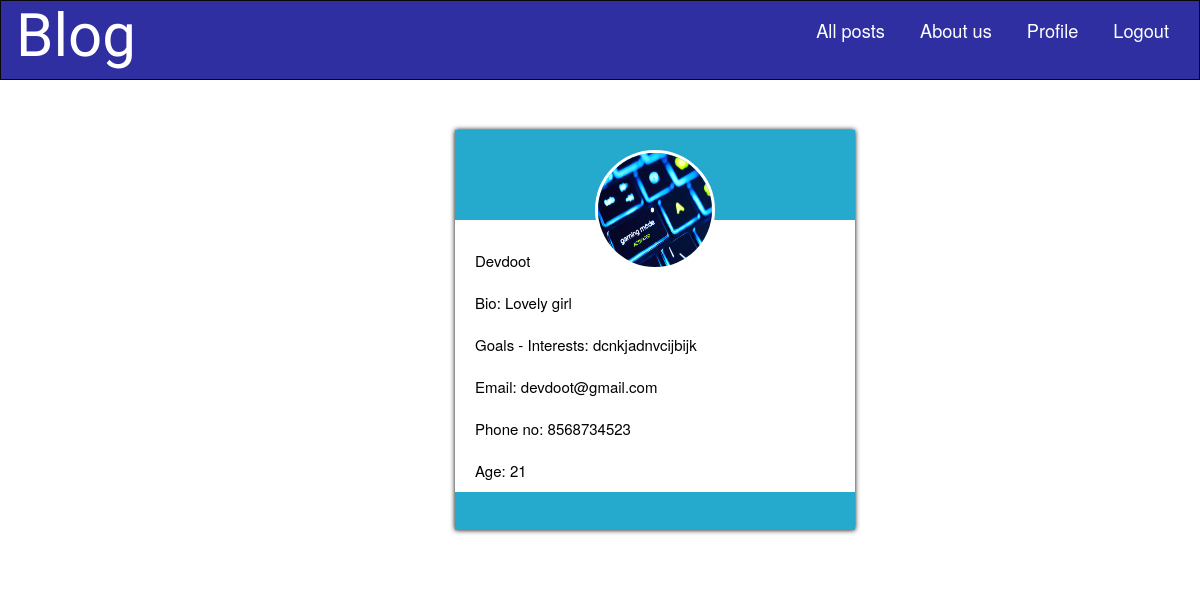
Screenshot of /profile/ (signed in) with the database file from the repository.
### user_profile/models.py (models this page shows, shortened)
class Profile(models.Model):
    user_name=models.ForeignKey(User,  on_delete=models.CASCADE)
    bio=models.TextField()
    interests=models.TextField()
    phone=models.CharField('Contact Phone', max_length=20)
    age=models.IntegerField()
    image = models.FileField(upload_to='myfiles/', null=True, blank=True)
    user_created_on=models.DateTimeField(auto_now_add=True)

### user_profile/views.py (the view)
# urls.py: path('', views.view_profile, name='view_profile'),
def view_profile(request):
    profile = Profile.objects.get(user_name=request.user)
    return render(request, 'user_profile/view_profile.html', {'profile':profile})

### user_profile/templates/user_profile/view_profile.html (shortened to what this page needs)
{% extends 'nav.html' %}
{% block body %}
{% load staticfiles %}
<link rel="stylesheet" type="text/css" href="{% static 'user_profile/style.css' %}">
<link href="https://netdna.bootstrapcdn.com/bootstrap/3.0.2/css/bootstrap.min.css" rel="stylesheet" media="screen">
  <link href="//netdna.bootstrapcdn.com/font-awesome/4.0.3/css/font-awesome.min.css" rel="stylesheet">
<div class="container top50">
        <div class="row">
        	<div class="col-xs-12 col-sm-12 col-md-4 col-lg-4">
            </div>
            <div class="col-xs-12 col-sm-12 col-md-4 col-lg-4">
                <div class="item-1">
                	<div class="img-container">
                    	<a href="#"><img src="{{profile.image.url}}" /></a>
                    </div>
                      <div class="robin-key"><p>{{ profile.user_name.username }}</p><br></div>
                      <div class="robin-key"><p>Bio: {{ profile.bio }}</p><br></div>
                      <div class="robin-key"><p>Goals - Interests: {{ profile.interests }}</p><br></div>
                      <div class="robin-key"><p>Email: {{ profile.user_name.email }}</p><br></div>
                      <div class="robin-key"><p>Phone no: {{  profile.phone }}</p><br></div>
                      <div class="robin-key"><p>Age: {{ profile.age }}</p><br></div>
                </div>
            </div>
        </div>
    </div>
  {% endblock %}

### post/static/post/posts.css (style rules this page uses)
body { margin:0; padding: 0; }

### user_profile/static/user_profile/style.css (style rules this page uses)
body { background: #ffffff !important; }
* { margin: 0px; padding: 0px; }
.container { max-width: 960px; }
.top50 { margin-top: 50px; }
.row { margin-bottom: 50px; }
.item-1 { width: 400px; height: 400px; background: #25A9CC; margin: 0 auto; -moz-box-shadow: 0 0 5px #000; -webkit-box-shadow: 0 0 5px#000; box-shadow: 0 0 5px #000; }
.img-container { width: 100%; height: 90px; text-align: center; }
.img-container a { margin: 0px auto; text-align: center; }
.img-container a img { border-radius: 50%; border: 3px solid #fff; margin-top: 20px; width: 120px; height:120px; }
.robin-key { width: 100%; height: auto; background: #fff; float: left; }
.robin-key p { font-size: 15px; color: #000; float: left; line-height: 42px; margin-bottom: 0px; margin-left: 20px; }

### rows the page displays
Profile: image (picture), user_name.username "Devdoot", bio "Lovely girl", interests "dcnkjadnvcijbijk", user_name.email "devdoot@gmail.com", phone "8568734523", age "21"
